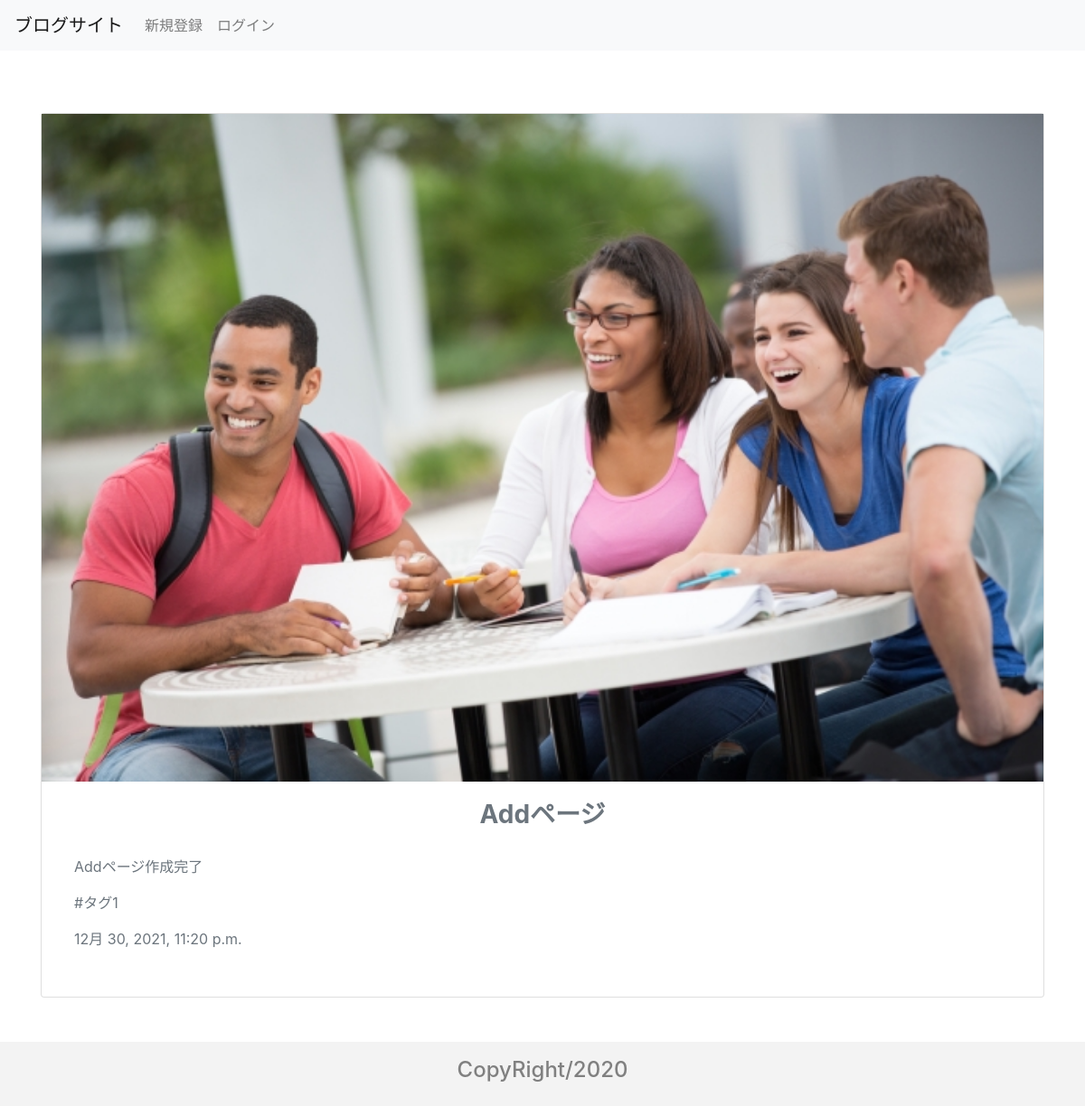
/detail/4/, run on the app's committed database.
### blog_app/models.py (models this page shows, shortened)
class Post(models.Model):
    title = models.CharField('タイトル', max_length=35)
    text = models.TextField('本文')
    image = models.ImageField('画像', upload_to='images', blank=True)
    created_at = models.DateTimeField('投稿日', default=timezone.now)
    tag = models.ForeignKey(Tag, verbose_name='タグ', on_delete=models.PROTECT)
    user = models.ForeignKey(User, on_delete=models.CASCADE)

class Tag(models.Model):
    tag = models.CharField('タグ名', max_length=50)
    def __str__(self):
        return self.tag

### blog_app/views.py (the view)
# urls.py: path('detail/<int:post_id>/', detail, name='detail'),
def detail(request, post_id):
    post = get_object_or_404(Post, id=post_id)
    return render(request, 'blog_app/detail.html', {'post': post})

### templates/blog_app/detail.html (shortened to what this page needs)
{% extends 'base.html' %}
{% block content %}
<div class="card text-secondary" style="margin-top: 55px;">
 {% if post.image %}
 <img style="width: 100%; max-height: 500;" class="img-fluid mx-auto" src="{{ post.image.url }}">
 {% else %}
 <div class="p-1 border border-secondary text-center pt-5" style="min-width: 500; min-height: 400;">No Image</div>
 {% endif %}  <div class="card-body">
   <h3 class="card-title font-weight-bold text-center">{{ post.title }}</h3>
   <div class="p-3">
   <p class="card-text">{{ post.text }}</p>
   <p>#{{post.tag}}</p>
   <p>{{post.created_at}}</p>
 </div>
</div>
</div>
{% endblock %}

### static/css/style.css (style rules this page uses)
html { min-height: 100vh; position: relative; padding-bottom: 120px; }

### data on the page
Post: image (picture), title "Addページ", text "Addページ作成完了", tag "タグ1", created_at "12月 30, 2021, 11:20 p.m."
